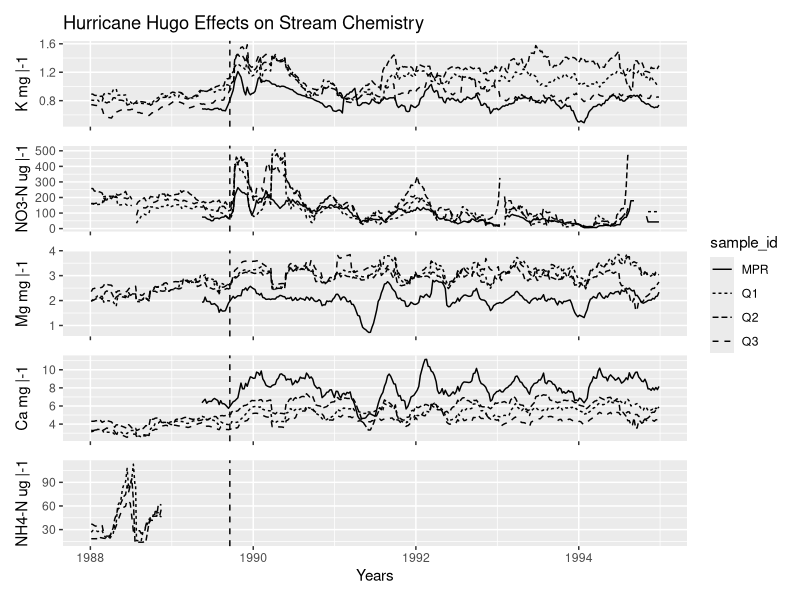

Recreate this plot in R.
##~~~~~~~~~~~~~~~~~~~~~~~~~~~~~~~~~~~~~~~~~~~~~~~~~~~~~~~~~~~~~~~~~~~~~~~~~~~~~~
##~~~~~~~~~~~~~~~~~~~~~~~~~~~~~~~~~~~~~~~~~~~~~~~~~~~~~~~~~~~~~~~~~~~~~~~~~~~~~~
##                                                                            ~~
##                                  PLOTTING                                ----
##                                                                            ~~
##~~~~~~~~~~~~~~~~~~~~~~~~~~~~~~~~~~~~~~~~~~~~~~~~~~~~~~~~~~~~~~~~~~~~~~~~~~~~~~
##~~~~~~~~~~~~~~~~~~~~~~~~~~~~~~~~~~~~~~~~~~~~~~~~~~~~~~~~~~~~~~~~~~~~~~~~~~~~~~
library(tidyverse)
library(patchwork)

#read in moving average data sets
mov_avg_k <- read_csv(here::here("outputs", "mov_avg_k.csv"))
mov_avg_no3_n <- read_csv(here::here("outputs", "mov_avg_no3_n.csv"))
mov_avg_mg <- read_csv(here::here("outputs", "mov_avg_mg.csv"))
mov_avg_ca <- read_csv(here::here("outputs", "mov_avg_ca.csv"))
mov_avg_nh4_n <- read_csv(here::here("outputs", "mov_avg_nh4_n.csv"))

#creating a hurricane line
hurricane <- as.Date("1989-09-18")

#....................ggplot: moving average k ...................
k_plot <- ggplot(data = mov_avg_k, 
                 aes(x = sample_date, 
                     y = mov_avg_k, 
                     linetype = sample_id)) +
  geom_line() +
  #adding vertical hurricane hugo line
  geom_vline(xintercept = hurricane, linetype = "dashed") +
  theme(axis.title.x = element_blank(),
        axis.text.x = element_blank()) +
  labs(title = "Hurricane Hugo Effects on Stream Chemistry",
       y = "K mg |-1")

#..................ggplot: moving average no3_n..................
no3_n_plot <- ggplot(data = mov_avg_no3_n, 
                     aes(x = sample_date, 
                         y = mov_avg_no3_n, 
                         linetype = sample_id)) +
  geom_line() +
  #adding vertical hurricane hugo line
  geom_vline(xintercept = hurricane, linetype = "dashed") +
  theme(axis.title.x = element_blank(),
        axis.text.x = element_blank()) +
  labs(y = "NO3-N ug |-1")

#....................ggplot: moving average mg...................
mg_plot <- ggplot(data = mov_avg_mg, 
                  aes(x = sample_date, 
                      y = mov_avg_mg, 
                      linetype = sample_id)) +
  geom_line() +
  #adding vertical hurricane hugo line
  geom_vline(xintercept = hurricane, linetype = "dashed") +
  theme(axis.title.x = element_blank(),
        axis.text.x = element_blank()) +
  labs(y = "Mg mg |-1")

#....................ggplot: moving average ca...................
ca_plot <- ggplot(data = mov_avg_ca, 
                  aes(x = sample_date, 
                      y = mov_avg_ca, 
                      linetype = sample_id)) +
  geom_line() +
  #adding vertical hurricane hugo line
  geom_vline(xintercept = hurricane, linetype = "dashed") +
  theme(axis.title.x = element_blank(),
        axis.text.x = element_blank()) +
  labs(y = "Ca mg |-1")

#..................ggplot: moving average nh4_n..................
nh4_n_plot <- ggplot(data = mov_avg_nh4_n, 
                     aes(x = sample_date, 
                         y = mov_avg_nh4_n, 
                         linetype = sample_id)) +
  geom_line() +
  #adding vertical hurricane hugo line
  geom_vline(xintercept = hurricane, linetype = "dashed") +
  labs(x = "Years",
       y = "NH4-N ug |-1")

#...........compilation graph containing all subgraphs...........
fig3 <- k_plot / no3_n_plot / mg_plot / ca_plot / nh4_n_plot +
  plot_layout(guides = 'collect')

#saving the the fig3 figure into the figs folder
ggsave(here::here("figs", "fig3.png"))
